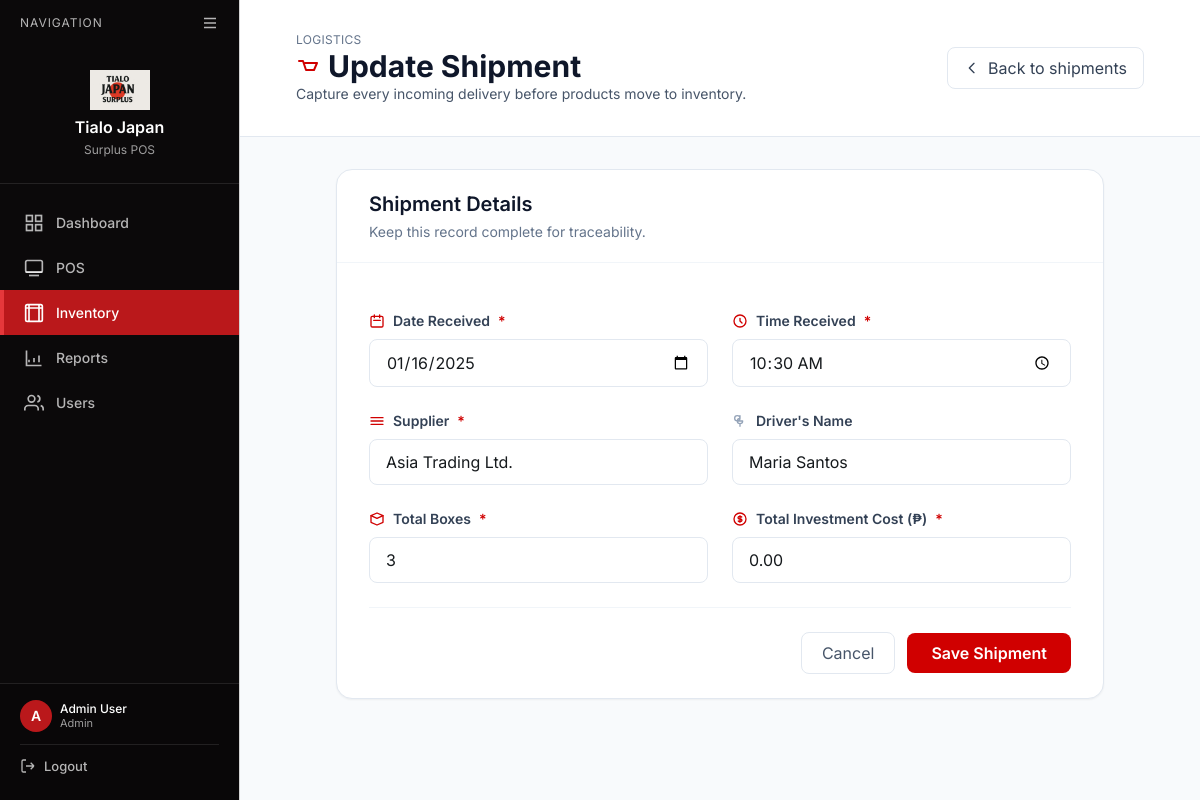
The app's page /index.php?page=inventory/shipment_form&id=2 (signed in) with its own data.
### tables this page shows
CREATE TABLE `shipments` (
  `shipment_id` int(11) NOT NULL,
  `date_received` date NOT NULL,
  `time_received` time NOT NULL,
  `supplier` varchar(100) NOT NULL,
  `driver_name` varchar(100) DEFAULT NULL,
  `total_boxes` int(11) DEFAULT 0,
  `cost` decimal(10,2) NOT NULL DEFAULT 0.00,
  `created_at` timestamp NOT NULL DEFAULT current_timestamp()
);

### src/modules/inventory/shipment_form.php (the view, shortened to what this page needs)
<?php
include __DIR__ . '/../../includes/db_connect.php';
$shipment_id = $_GET['id'] ?? null;
$shipment = null;
$is_edit = false;
if ($shipment_id) {
    $query = "SELECT * FROM shipments WHERE shipment_id = ?";
    $stmt = $conn->prepare($query);
    $stmt->bind_param("i", $shipment_id);
    $stmt->execute();
    $result = $stmt->get_result();
    $shipment = $result->fetch_assoc();
    $is_edit = true;
}
?>
<?php
include __DIR__ . '/../../includes/page_header.php';
?>
<body class="bg-slate-50 flex">
    <?php include __DIR__ . '/../../includes/sidebar.php'; ?>
    <div class="flex-1 flex flex-col">
        <header class="bg-white border-b border-slate-200 sticky top-0 z-40 page-header">
            <div class="px-6 py-4 flex flex-wrap items-center justify-between gap-4">
                <div>
                    <p class="text-xs uppercase tracking-wide text-slate-500">Logistics</p>
                    <h1 class="text-3xl font-bold text-slate-900 flex items-center gap-2">
                        <svg class="w-6 h-6 text-[#D00000]" fill="none" stroke="currentColor" viewBox="0 0 24 24">
                            <path stroke-linecap="round" stroke-linejoin="round" stroke-width="2" d="M3 7h4l3 9h8l3-7H9" />
                        </svg>
                        <?php echo $is_edit ? 'Update Shipment' : 'Add New Shipment'; ?>
                    </h1>
                    <p class="text-sm text-slate-600">Capture every incoming delivery before products move to inventory.</p>
                </div>
                <a href="/index.php?page=inventory&tab=shipments" class="inline-flex items-center px-4 py-2 rounded-lg border border-slate-200 text-slate-700 hover:bg-slate-100 transition">
                    <svg class="w-4 h-4 mr-2" fill="none" stroke="currentColor" viewBox="0 0 24 24">
                        <path stroke-linecap="round" stroke-linejoin="round" stroke-width="2" d="M15 19l-7-7 7-7" />
                    </svg>
                    Back to shipments
                </a>
            </div>
        </header>
        <main class="flex-1 px-6 py-8">
            <div class="max-w-3xl mx-auto bg-white border border-slate-200 rounded-2xl shadow-sm">
                <div class="border-b border-slate-100 px-8 py-5">
                    <h2 class="text-xl font-semibold text-slate-900">Shipment Details</h2>
                    <p class="text-sm text-slate-500 mt-1">Keep this record complete for traceability.</p>
                </div>
                <form method="POST" action="/index.php?page=inventory/process_shipment" class="px-8 py-6 space-y-6">
                    <div class="grid grid-cols-1 md:grid-cols-2 gap-6">
                        <div class="space-y-2">
                            <label for="date_received" class="text-sm font-semibold text-slate-700 flex items-center gap-2">
                                <svg class="w-4 h-4 text-[#D00000]" fill="none" stroke="currentColor" viewBox="0 0 24 24"><path stroke-linecap="round" stroke-linejoin="round" stroke-width="2" d="M8 7V3m8 4V3m-9 8h10M5 21h14a2 2 0 002-2V7a2 2 0 00-2-2H5a2 2 0 00-2 2v12a2 2 0 002 2z" /></svg>
                                Date Received<span class="text-[#D00000]">*</span>
                            </label>
                            <input
                                type="date"
                                id="date_received"
                                name="date_received"
                                value="<?php echo $shipment['date_received'] ?? date('Y-m-d'); ?>"
                                class="w-full px-4 py-2.5 rounded-lg border border-slate-200 focus:outline-none focus:ring-2 focus:ring-[#D00000]"
                                required
                            >
                        </div>
                        <div class="space-y-2">
                            <label for="time_received" class="text-sm font-semibold text-slate-700 flex items-center gap-2">
                                <svg class="w-4 h-4 text-[#D00000]" fill="none" stroke="currentColor" viewBox="0 0 24 24"><path stroke-linecap="round" stroke-linejoin="round" stroke-width="2" d="M12 8v4l3 3m6-3a9 9 0 11-18 0 9 9 0 0118 0z" /></svg>
                                Time Received<span class="text-[#D00000]">*</span>
                            </label>
                            <input
                                type="time"
                                id="time_received"
                                name="time_received"
                                value="<?php echo $shipment['time_received'] ?? ''; ?>"
                                class="w-full px-4 py-2.5 rounded-lg border border-slate-200 focus:outline-none focus:ring-2 focus:ring-[#D00000]"
                                required
                            >
                        </div>
                    </div>
                    <div class="grid grid-cols-1 md:grid-cols-2 gap-6">
                        <div class="space-y-2">
                            <label for="supplier" class="text-sm font-semibold text-slate-700 flex items-center gap-2">
                                <svg class="w-4 h-4 text-[#D00000]" fill="none" stroke="currentColor" viewBox="0 0 24 24"><path stroke-linecap="round" stroke-linejoin="round" stroke-width="2" d="M3 7h18M3 12h18M3 17h18" /></svg>
                                Supplier<span class="text-[#D00000]">*</span>
                            </label>
                            <input
                                type="text"
                                id="supplier"
                                name="supplier"
                                placeholder="Enter supplier name"
                                value="<?php echo htmlspecialchars($shipment['supplier'] ?? ''); ?>"
                                class="w-full px-4 py-2.5 rounded-lg border border-slate-200 focus:outline-none focus:ring-2 focus:ring-[#D00000]"
                                required
                            >
                        </div>
                        <div class="space-y-2">
                            <label for="driver_name" class="text-sm font-semibold text-slate-700 flex items-center gap-2">
                                <svg class="w-4 h-4 text-slate-400" fill="none" stroke="currentColor" viewBox="0 0 24 24"><path stroke-linecap="round" stroke-linejoin="round" stroke-width="2" d="M12 4v4m0 0a4 4 0 11-4-4 4 4 0 014 4zm0 0a4 4 0 104 4H8a4 4 0 004-4zm0 8v4" /></svg>
                                Driver's Name
                            </label>
                            <input
                                type="text"
                                id="driver_name"
                                name="driver_name"
                                placeholder="Enter driver name"
                                value="<?php echo htmlspecialchars($shipment['driver_name'] ?? ''); ?>"
                                class="w-full px-4 py-2.5 rounded-lg border border-slate-200 focus:outline-none focus:ring-2 focus:ring-slate-400"
                            >
                        </div>
                    </div>
                    <div class="grid grid-cols-1 md:grid-cols-2 gap-6">
                        <div class="space-y-2">
                            <label for="total_boxes" class="text-sm font-semibold text-slate-700 flex items-center gap-2">
                                <svg class="w-4 h-4 text-[#D00000]" fill="none" stroke="currentColor" viewBox="0 0 24 24"><path stroke-linecap="round" stroke-linejoin="round" stroke-width="2" d="M3 7l9-4 9 4-9 4-9-4z" /><path stroke-linecap="round" stroke-linejoin="round" stroke-width="2" d="M3 7v10l9 4 9-4V7" /></svg>
                                Total Boxes<span class="text-[#D00000]">*</span>
                            </label>
                            <input
                                type="number"
                                id="total_boxes"
                                name="total_boxes"
                                placeholder="Enter number of boxes"
                                value="<?php echo $shipment['total_boxes'] ?? 0; ?>"
                                min="0"
                                class="w-full px-4 py-2.5 rounded-lg border border-slate-200 focus:outline-none focus:ring-2 focus:ring-[#D00000]"
                                required
                            >
                        </div>
                        <div class="space-y-2">
                            <label for="cost" class="text-sm font-semibold text-slate-700 flex items-center gap-2">
                                Total Investment Cost (₱)<span class="text-[#D00000]">*</span>
                            </label>
                            <input
                                type="number"
                                id="cost"
                                name="cost"
                                step="0.01"
                                placeholder="Enter total cost (Bidding + Delivery)"
                                value="<?php echo $shipment['cost'] ?? 0.00; ?>"
                                min="0"
                                class="w-full px-4 py-2.5 rounded-lg border border-slate-200 focus:outline-none focus:ring-2 focus:ring-[#D00000]"
                                required
                            >
                        </div>
                    </div>
                    <div class="flex items-center justify-end gap-3 pt-6 border-t border-slate-100">
                        <a href="/index.php?page=inventory&tab=shipments" class="px-5 py-2 rounded-lg border border-slate-200 text-slate-600 hover:bg-slate-50 transition">Cancel</a>
                        <button type="submit" class="px-6 py-2 rounded-lg bg-[#D00000] text-white font-semibold hover:bg-[#9D0208] transition">
                            <?php echo $is_edit ? 'Save Shipment' : 'Create Shipment'; ?>
                        </button>
                    </div>
                </form>
            </div>
        </main>
    </div>
<?php include __DIR__ . '/../../includes/page_footer.php'; ?>

### src/includes/page_header.php (style rules this page uses)
* { font-family: 'Inter', sans-serif; }

### src/includes/sidebar.php (style rules this page uses)
:root { --color-bg-app: #F5F3F4; --color-surface: #FFFFFF; --color-text-strong: #161A1D; --color-text-muted: #B1A7A6; --color-border: #D3D3D3; --color-primary: #BA181B; --color-primary-hover: #A4161A; --color-primary-active: #660708; --color-accent: #E5383B; --color-neutral-dark: #0B090A; --color-neutral-light: #D3D3D3; }
body { background-color: var(--color-bg-app); color: var(--color-text-strong); font-family: 'Inter', -apple-system, BlinkMacSystemFont, 'Segoe UI', sans-serif; }
.page-header { padding: 16px 32px; }

### records on screen
shipments: date_received "01/16/2025", time_received "10:30:00", supplier "Asia Trading Ltd.", driver_name "Maria Santos", total_boxes "3", cost "0.00"

### other values on screen
$item['label'] "Dashboard"
$item['label'] "POS"
$item['label'] "Inventory"
$item['label'] "Reports"
$item['label'] "Users"
substr($_SESSION['name'], 0, 1) "A"
substr($_SESSION['name'], 0, 12) "Admin User"
$_SESSION['role'] "Admin"
